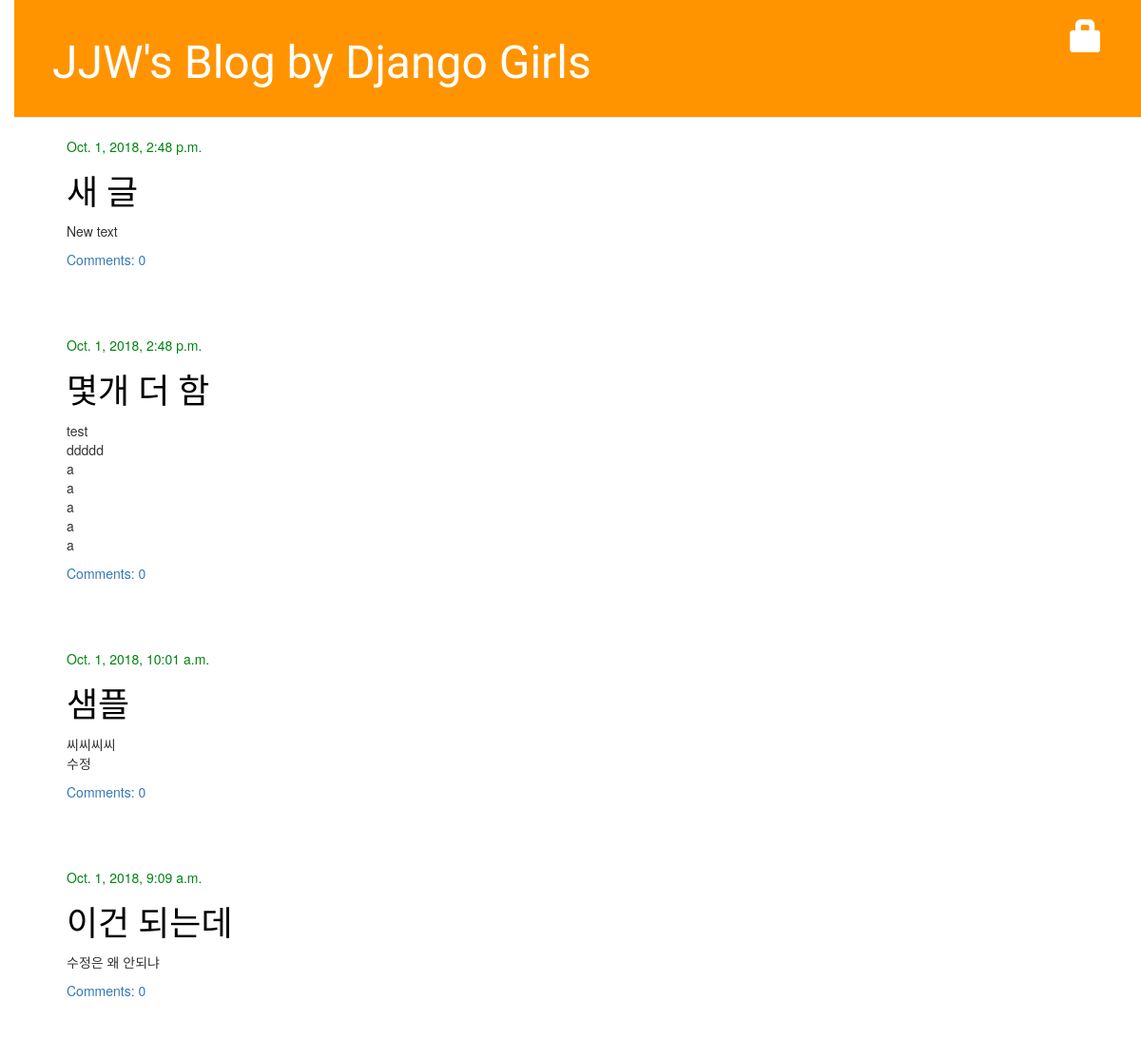
Before: / (upper part) with the older database file.
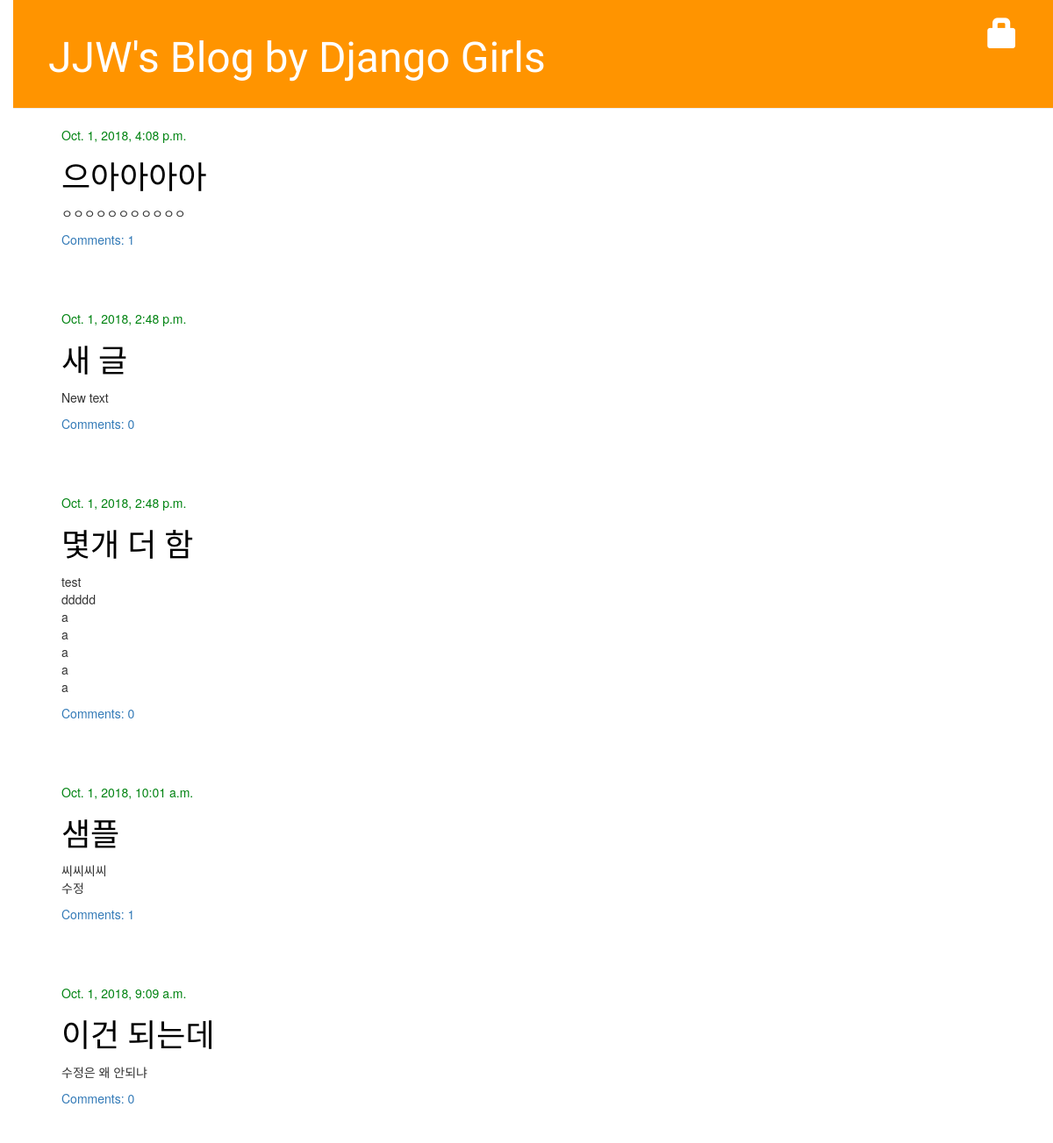
After: the same page with the newer database file.
### blog/models.py (models this page shows, shortened)
class Post(models.Model):
    author = models.ForeignKey('auth.User', on_delete=models.CASCADE)
    title = models.CharField(max_length=200)
    text = models.TextField()
    created_date = models.DateTimeField(
            default=timezone.now)
    published_date = models.DateTimeField(
            blank=True, null=True)
    def approved_comments(self):
        return self.comments.filter(approved_comment=True)

### blog/views.py (the view)
# urls.py: url(r'^$', views.post_list, name='post_list'),
def post_list(request):
    posts = Post.objects.filter(published_date__lte=timezone.now()).order_by('-published_date')
    return render(request, 'blog/post_list.html', {'posts': posts})

### blog/templates/blog/post_list.html
{% extends 'blog/base.html' %}
{% block content %}
    {% for post in posts %}
        <div class="post">
            <div class="date">
                {{ post.published_date }}
            </div>
            <h1><a href="{% url 'post_detail' pk=post.pk %}">{{ post.title }}</a></h1>
            <p>{{ post.text|linebreaksbr }}</p>
            <a href="{% url 'post_detail' pk=post.pk %}">Comments: {{ post.approved_comments.count }}</a>
        </div>
    {% endfor %}
{% endblock content %}

Changed rows visible on the page:
added Post: published_date "Oct. 1, 2018, 4:08 p.m.", title "으아아아아", text "ㅇㅇㅇㅇㅇㅇㅇㅇㅇㅇㅇ", approved_comments.count "1"
computed for Post "샘플": approved_comments.count "0" → "1"
